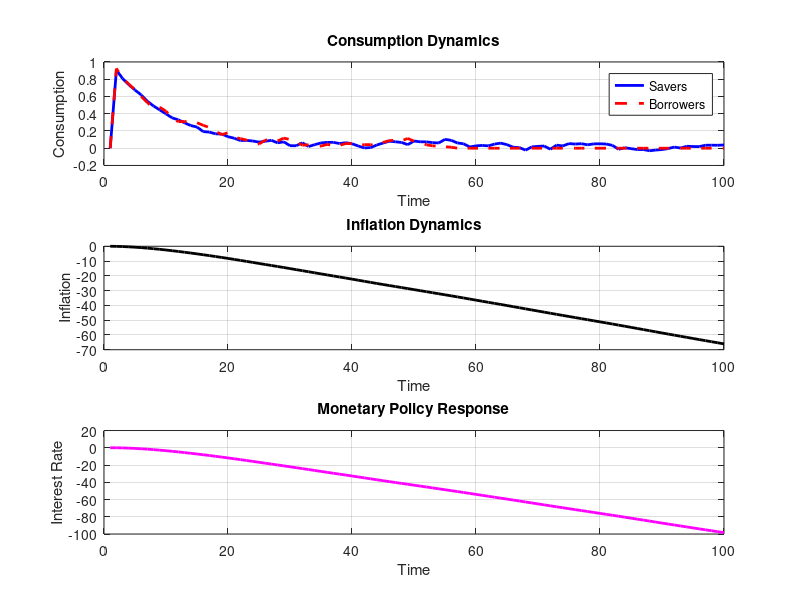
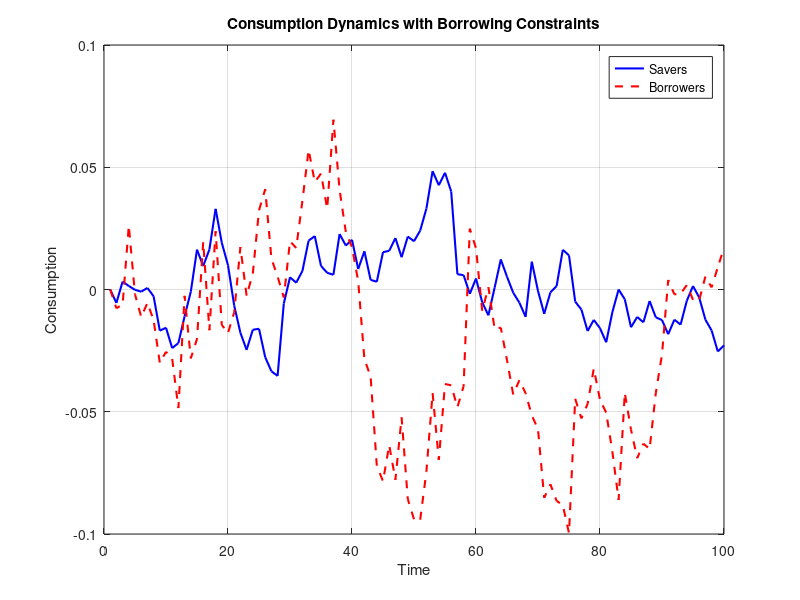
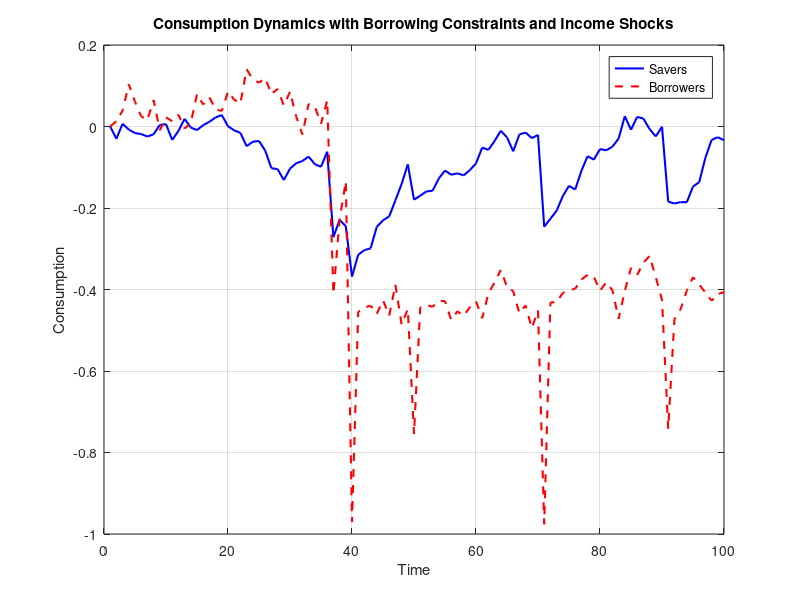

MATLAB code for these plots, in order:
%% Heterogeneous Agent New Keynesian (HANK) Model
% Author: Adelia Nur Fasha
% Objective: Simulate a HANK model with Savers and Borrowers

clc; clear; close all;

%% Model Parameters
beta_s = 0.98;      % Discount factor for Savers
beta_b = 0.96;      % Discount factor for Borrowers
sigma = 1;          % Risk aversion (CRRA)
phi = 1.5;          % Phillips curve parameter
theta = 0.75;       % Calvo price stickiness
rho_income = 0.9;   % Persistence of income shock
sigma_income = 0.02; % Std. dev. of income shock
r_bar = 0.03;       % Steady-state interest rate

T = 100;            % Time horizon
shock_size = 0.01;  % Size of monetary policy shock

%% Initialize Variables
income_savers = ones(T,1);
income_borrowers = ones(T,1);
consumption_savers = zeros(T,1);
consumption_borrowers = zeros(T,1);
inflation = zeros(T,1);
interest_rate = r_bar * ones(T,1);
output_gap = zeros(T,1);

%% Generate Income Shocks
rng('default');
income_shock_savers = sigma_income * randn(T,1);
income_shock_borrowers = sigma_income * randn(T,1);

for t = 2:T
    income_savers(t) = rho_income * income_savers(t-1) + income_shock_savers(t);
    income_borrowers(t) = rho_income * income_borrowers(t-1) + income_shock_borrowers(t);
end
%% Consumption Decisions
for t = 2:T
    % Savers' consumption (depends on income and interest rate)
    consumption_savers(t) = (beta_s * (1 + interest_rate(t-1)))^(-1/sigma) * income_savers(t);

    % Borrowers face borrowing constraints, more sensitive to income shocks
    consumption_borrowers(t) = max(0, income_borrowers(t) - 0.5 * shock_size);
end
%% Aggregate Demand and Monetary Policy Rule
for t = 2:T
    % Aggregate consumption (weighted average)
    total_consumption = 0.7 * consumption_savers(t) + 0.3 * consumption_borrowers(t);
    
    % Output gap (difference from steady state)
    output_gap(t) = total_consumption - 1;

    % Taylor rule for interest rate (monetary policy response)
    interest_rate(t) = r_bar + phi * inflation(t-1) + 0.5 * output_gap(t);
    
    % Inflation dynamics (Phillips curve)
    inflation(t) = inflation(t-1) + theta * output_gap(t);
end
%% Visualization
figure;
subplot(3,1,1);
plot(1:T, consumption_savers, 'b-', 'LineWidth', 2); hold on;
plot(1:T, consumption_borrowers, 'r--', 'LineWidth', 2);
xlabel('Time'); ylabel('Consumption');
legend('Savers', 'Borrowers');
title('Consumption Dynamics');
grid on;

subplot(3,1,2);
plot(1:T, inflation, 'k-', 'LineWidth', 2);
xlabel('Time'); ylabel('Inflation');
title('Inflation Dynamics');
grid on;

subplot(3,1,3);
plot(1:T, interest_rate, 'm-', 'LineWidth', 2);
xlabel('Time'); ylabel('Interest Rate');
title('Monetary Policy Response');
grid on;
% Define Parameters
credit_limit = -0.5;  % Borrowers cannot borrow more than this (negative means debt)

% Initialize Consumption for Savers and Borrowers
consumption_savers = zeros(T, 1);
consumption_borrowers = zeros(T, 1);
wealth_borrowers = zeros(T, 1); % Track borrowers' wealth

% Loop through Time Periods
for t = 2:T
    % Income Shocks (for demonstration, random normal shocks)
    income_shock = sigma_income * randn;

    % Update Borrowers' Wealth with Income Shock
    wealth_borrowers(t) = wealth_borrowers(t-1) + income_shock;

    % Apply Borrowing Constraint
    if wealth_borrowers(t) < credit_limit
        wealth_borrowers(t) = credit_limit;
    end

    % Consumption Dynamics
    consumption_savers(t) = rho_income * consumption_savers(t-1) + shock_size * randn;
    consumption_borrowers(t) = rho_income * wealth_borrowers(t) + shock_size * randn;
end

% Plot Results
figure;
plot(consumption_savers, 'b', 'LineWidth', 1.5); hold on;
plot(consumption_borrowers, 'r--', 'LineWidth', 1.5);
legend('Savers', 'Borrowers');
title('Consumption Dynamics with Borrowing Constraints');
xlabel('Time');
ylabel('Consumption');
grid on;
% Define Parameters for Income Shocks
shock_probability = 0.1;     % 10% chance of a negative shock
shock_magnitude = -0.3;      % Size of the negative shock

% Initialize Consumption for Savers and Borrowers
consumption_savers = zeros(T, 1);
consumption_borrowers = zeros(T, 1);
wealth_borrowers = zeros(T, 1);

% Loop through Time Periods
for t = 2:T
    % Random Income Shock Occurrence
    if rand < shock_probability
        income_shock_savers = shock_magnitude * rand;
        income_shock_borrowers = 2 * shock_magnitude * rand; % Larger shocks for borrowers
    else
        income_shock_savers = sigma_income * randn;
        income_shock_borrowers = sigma_income * randn;
    end

    % Update Borrowers' Wealth with Income Shock
    wealth_borrowers(t) = wealth_borrowers(t-1) + income_shock_borrowers;

    % Apply Borrowing Constraint
    if wealth_borrowers(t) < credit_limit
        wealth_borrowers(t) = credit_limit;
    end

    % Consumption Dynamics with Income Shocks
    consumption_savers(t) = rho_income * consumption_savers(t-1) + income_shock_savers;
    consumption_borrowers(t) = rho_income * wealth_borrowers(t) + income_shock_borrowers;
end

% Plot Results
figure;
plot(consumption_savers, 'b', 'LineWidth', 1.5); hold on;
plot(consumption_borrowers, 'r--', 'LineWidth', 1.5);
legend('Savers', 'Borrowers');
title('Consumption Dynamics with Borrowing Constraints and Income Shocks');
xlabel('Time');
ylabel('Consumption');
grid on;
